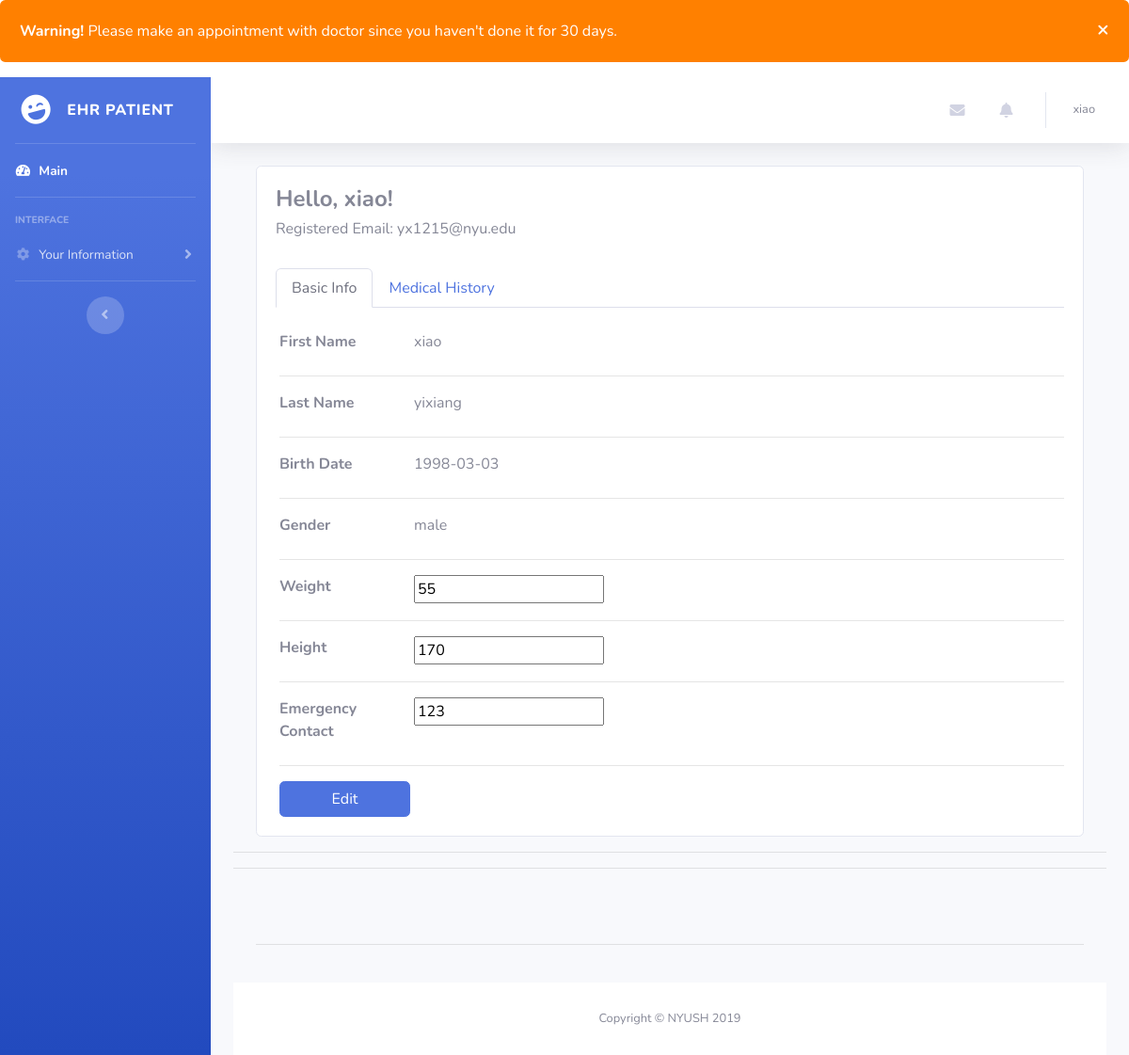
The app's page /patient/patient_page (signed in), older data.
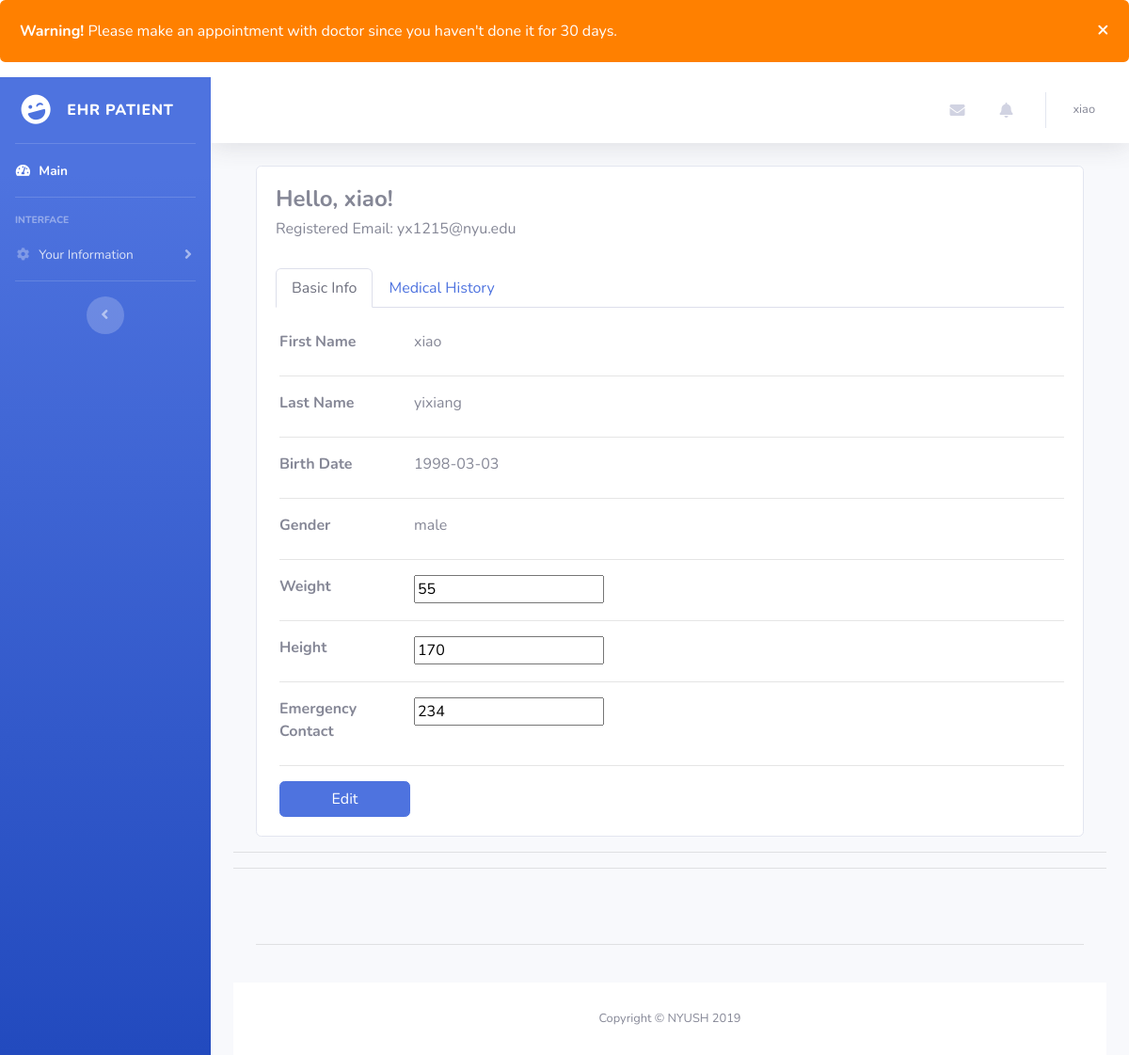
The same page, newer data.
### tables this page shows
CREATE TABLE patients (
    id INTEGER PRIMARY KEY AUTOINCREMENT,
    last_name TEXT NOT NULL,
    first_name TEXT NOT NULL,
    password TEXT NOT NULL,
    email TEXT NOT NULL,
    phone_number TEXT NOT NULL,
    gender TEXT CHECK (gender='male' or gender='female') NOT NULL,
    height TEXT NOT NULL,
    weight TEXT NOT NULL,
    data_of_birth TEXT NOT NULL,
    emergency_contacts TEXT,
    medical_his TEXT
);

### main_app/patient.py (the view)
@patient_bp.route("/patient_page", methods=('GET', 'POST'))
@login_required_patient
def show_main():
    time = str(datetime.now() - relativedelta(days=30))
    db = get_db()
    provider = db.execute("SELECT * FROM take_care JOIN doctors ON take_care.doctor_id = doctors.id WHERE patient_id=?", (g.user['id'], )).fetchone()
    doctors = db.execute("SELECT * FROM doctors JOIN schedule s on doctors.id = s.doctor_id ORDER BY s.doctor_id").fetchall()
    if provider is not None:
        my_provider_schedule = db.execute("SELECT * FROM schedule WHERE doctor_id=?", (provider["id"], ))
    else:
        my_provider_schedule = None
    medical_his = db.execute("SELECT start_time, medical_his FROM appointment WHERE patient_id=? ORDER BY start_time", (g.user['id'], )).fetchall()
    medical_his_changed = []
    check_appointment = db.execute("SELECT * FROM appointment WHERE start_time>? AND patient_id=?", (time, g.user['id'])).fetchone()
    if check_appointment is None:
        need_appointment = True
    else:
        need_appointment = False
    for r in medical_his:
        new_d = {}
        new_d["start_time"] = r["start_time"]
        new_d["medical_his"] = r["medical_his"].split("\\n")
        print(new_d)
        medical_his_changed.append(new_d)
    return render_template('./patient.html', my_provider=provider, all_doctors=doctors,
                           my_provider_schedule=my_provider_schedule, medical_his=medical_his_changed,
                           need_appointment=need_appointment)

### main_app/authentication.py (called while the page is built)
@auth_bp.before_app_request
def load_logged_in_user():
    user_id = session.get('user_id')
    login_type = session.get('login_type')
    if user_id is None:
        g.user = None
        g.type = None
    else:
        if login_type == 'admin':
            g.user = get_db().execute(
                'SELECT * FROM administrators WHERE id = ?', (user_id,)
            ).fetchone()
            g.type = 'admin'
        elif login_type == 'patient':
            g.user = get_db().execute(
                'SELECT * FROM patients WHERE id = ?', (user_id,)
            ).fetchone()
            g.type = 'patient'
        else:
            g.user = get_db().execute(
                'SELECT * FROM doctors WHERE id = ?', (user_id,)
            ).fetchone()
            g.type = 'doctor'

def login_required_patient(view):
    @functools.wraps(view)
    def wrapped_view(**kwargs):
        if g.user is None or g.type != 'patient':
            return redirect(url_for('auth.login'))
        return view(**kwargs)
    return wrapped_view

### main_app/templates/patient.html (shortened to what the changed rows need)
<!DOCTYPE html>
<html lang="en">
{% extends 'base.html' %}
{% block content %}
<head>
</head>
<body id="page-top">
    <div id="wrapper">
        <div id="content-wrapper" class="d-flex flex-column">
            <div id="content">
                <nav class="navbar navbar-expand navbar-light bg-white topbar mb-4 static-top shadow">
                    <ul class="navbar-nav ml-auto">
                        <li class="nav-item dropdown no-arrow">
                            <a class="nav-link dropdown-toggle" href="#" id="userDropdown" role="button" data-toggle="dropdown" aria-haspopup="true" aria-expanded="false">
                                <span class="mr-2 d-none d-lg-inline text-gray-600 small">{{g.user['first_name']}}</span>
                            </a>
                        </li>
                    </ul>
                </nav>
                <div class="container-fluid">
                    <div class="container" id="patient-info">
                        <div class="row">
                            <div class="col-12">
                                <div class="card">
                                    <div class="card-body">
                                        <div class="card-title mb-4">
                                            <div class="d-flex justify-content-start">
                                                <div class="userData">
                                                    <h2 class="d-block" style="font-size: 1.5rem; font-weight: bold">Hello, {{g.user['first_name']}}!</h2>
                                                    <h6 class="d-block">Registered Email: <a>{{g.user['email']}}</a></h6>
                                                </div>
                                            </div>
                                        </div>
                                        <div class="row">
                                            <div class="col-12">
                                                <div class="tab-content ml-1" id="myTabContent">
                                                    <div class="tab-pane fade show active" id="basicInfo" role="tabpanel" aria-labelledby="basicInfo-tab">
                                                        <form method="post" action="{{ url_for('patient.edit_info') }}">
                                                        <div class="row">
                                                            <div class="col-sm-3 col-md-2 col-5">
                                                                <label style="font-weight:bold;">First Name</label>
                                                            </div>
                                                            <div class="col-md-8 col-6">
                                                                {{g.user['first_name']}}
                                                            </div>
                                                        </div>
                                                        <div class="row">
                                                            <div class="col-sm-3 col-md-2 col-5">
                                                                <label style="font-weight:bold;">Last Name</label>
                                                            </div>
                                                            <div class="col-md-8 col-6">
                                                                {{g.user['last_name']}}
                                                            </div>
                                                        </div>
                                                        <div class="row">
                                                            <div class="col-sm-3 col-md-2 col-5">
                                                                <label style="font-weight:bold;">Birth Date</label>
                                                            </div>
                                                            <div class="col-md-8 col-6">
                                                                {{g.user['data_of_birth']}}
                                                            </div>
                                                        </div>
                                                        <div class="row">
                                                            <div class="col-sm-3 col-md-2 col-5">
                                                                <label style="font-weight:bold;">Gender</label>
                                                            </div>
                                                            <div class="col-md-8 col-6">
                                                                {{g.user['gender']}}
                                                            </div>
                                                        </div>
                                                        <div class="row">
                                                            <div class="col-md-8 col-6">
                                                                <input name="weight" value="{{g.user['weight']}}">
                                                            </div>
                                                        </div>
                                                        <div class="row">
                                                            <div class="col-md-8 col-6">
                                                                <input name="height" value="{{g.user['height']}}">
                                                            </div>
                                                        </div>
                                                        <div class="row">
                                                            <div class="col-md-8 col-6">
                                                                <input name="emergency_contacts" value="{{g.user['emergency_contacts']}}">
                                                            </div>
                                                        </div>
                                                        </form>
                                                    </div>
                                                </div>
                                            </div>
                                        </div>
                                    </div>
                                </div>
                            </div>
                        </div>
                    </div>
            </div>
        </div>
    </div>
    </div>
</body>
{% endblock %}

Row changes from the older to the newer data that the page shows:
changed patients "xiao": emergency_contacts "123" → "234"
